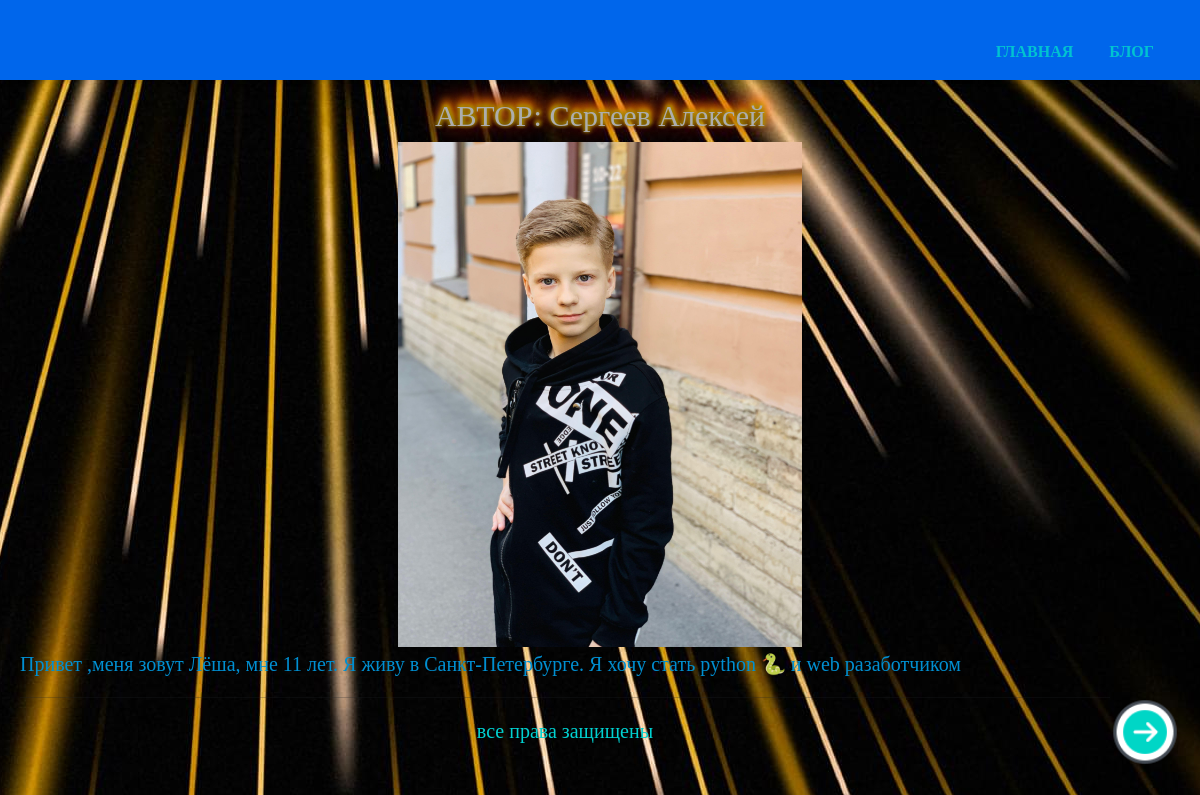
The page / on the database its author committed.
### tables this page shows
CREATE TABLE main(
        id  integer
            primary key autoincrement,
        hello text,
        about text,
        img_me text
        );

### app.py (the view)
@app.route('/')
def index():
     conn = db.connect('dist/db.sqlite')
     cur = conn.cursor()
     cur.execute("""select hello , about ,img_me from main""")
     my = []
     for hi, me, pic_me in cur.fetchall():
        my.append(
            {
            'hello':hi,
            'about':me,
            'pic_me':pic_me
            }
        )
     context = {'stori': my}
     conn.close()
     return html('index.html', **context)

### templates/index.html (shortened to what this page needs)
{% extends 'head.html' %}
    {%block body%}
     {% for i in stori  %}
        <h1 class="me">{{ i.hello }}</h1>
  <div class="img_me">
      <a href = "tel:+79881637373" ><img data-src="../static/img/Web_site_author.jpg"  height="505" width="404" class="lazyload"  /></a>
    </div>
  <div class="para_me">
      <p>{{ i.about }}</p>
  </div>
    {% endfor %}
    <a href ='/blog/'><img src="../static/img/rr.png" height="70" width="70" align = right class="lazyload" ></a>
{% endblock %}

### templates/head.html (shortened to what this page needs)
<!DOCTYPE html>
<html lang="ru">
<head>
    <link rel="stylesheet" href="https://cdn.jsdelivr.net/npm/bootstrap@5.0.2/dist/css/bootstrap.min.css">
    <link rel="stylesheet" href="../static/css/style.css">
</head>
<body>
    <header class="header">
        <div class="container header__container">
            <nav class="header__nav">
                <ul class="menu header__menu">
                    <li><a href="/" class="menu__item">Главная</a></li>
                    <li><a href="/blog/" class="menu__item">Блог</a></li>
                </ul>
            </nav>
        </div>
    </header>
    <div class="content-wrapper">
        <div class="container content-wrapper__container">
            <main id="swup" class="transition-fade">
                {% block body %}
                {% endblock %}
            </main>
            <hr>
            <p class="secure">все права защищены </p>
        </div>
    </div>
</body>
</html>

### static/css/style.css (style rules this page uses)
.me { display:-webkit-box;display:-ms-flexbox;display:flex;font-family:Copperplate,serif;color:#adadad;font-size:30px;text-shadow:0 -.05em .2em #000,.01em -.02em .15em #fe0,.01em -.05em .15em #fc0,.02em -.15em .2em #f90,.04em -.2em .3em #f70,.05em -.25em .4em #f70,.06em -.2em .9em #f50,.1em -.1em 1em #f40;-webkit-box-pack:center;-ms-flex-pack:center;justify-content:center }
.para_me { font-family:Copperplate,serif;color:#008fd1;font-size:20px }
.secure { display:-webkit-box;display:-ms-flexbox;display:flex;font-family:Copperplate,serif;color:#00d1d1;font-size:20px;-webkit-box-pack:center;-ms-flex-pack:center;justify-content:center }
* { margin:0;padding:0;border:0;-webkit-box-sizing:border-box;box-sizing:border-box }
a { font-family:Copperplate,serif;color:#00c3d1;font-size:6;text-decoration:none;font-weight:600 }
header { position:fixed;width:100%;top:0;left:0;z-index:20;height:80px;background-color:#0066eb;-webkit-box-shadow:0 2px 5px 0 rgba(0,0,0,.1);box-shadow:0 2px 5px 0 rgba(0,0,0,.1);display:-webkit-box;display:-ms-flexbox;display:flex;padding:5px 0;-webkit-box-align:center;-ms-flex-align:center;align-items:center;-webkit-box-pack:justify;-ms-flex-pack:justify;justify-content:space-between }
.container { width:100%;max-width:1180px;margin:0 auto;padding:10px;position:relative }
.content-wrapper { width:100% }
.header__nav { position:absolute;right:36px;display:block }
.header__menu { display:-webkit-box;display:-ms-flexbox;display:flex;position:relative;z-index:2 }
.header__menu li { font-family:Copperplate,serif;color:#adadad;font-size:20px;list-style:none;margin:0 0 0 36px;color:#000;font-size:16px;text-transform:uppercase;text-decoration:none }
.content-wrapper { margin-top:78px;padding:10px;line-height:34px }
body { background-image:url(../img/pic.jpg);background-repeat:no-repeat;background-attachment:fixed;background-position:50% 50%;text-decoration:none }
.img_me,.img_story { display:-webkit-box;display:-ms-flexbox;display:flex;-webkit-box-pack:center;-ms-flex-pack:center;justify-content:center }
.img_me img { cursor:default;color:none }
.transition-fade { -webkit-transition:.4s;-o-transition:.4s;transition:.4s;opacity:4 }
body { font-family:Copperplate,serif }

### rows shown on the page
main: hello "АВТОР: Сергеев Алексей", about "Привет ,меня зовут Лёша, мне 11 лет. Я живу в Санкт-Петербурге. Я хочу стать python 🐍 и web разаботчиком"
